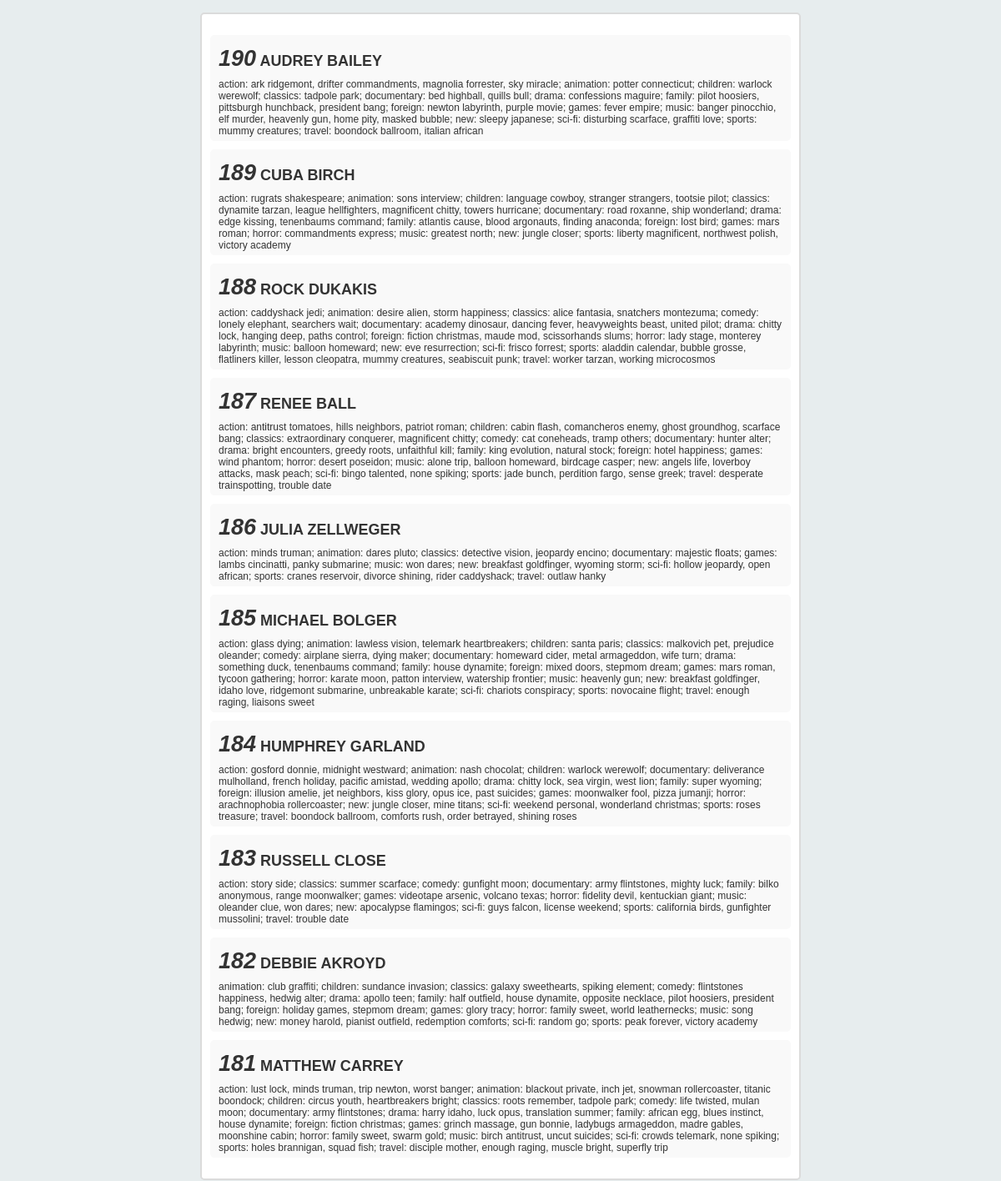
The page /scroll/index.php?p=2 on the database its author committed.
### tables this page shows
CREATE TABLE `actor_info` (
  `id` int(5) NOT NULL AUTO_INCREMENT,
  `first_name` varchar(45) NOT NULL,
  `last_name` varchar(45) NOT NULL,
  `film_info` text NOT NULL,
  PRIMARY KEY (`id`)
);

### scroll/scroll/consulta_registros.php (called while the page is built, shortened)
<?php
$page = (int) (!isset($_GET['p'])) ? 1 : $_GET['p'];
$sql = "SELECT * FROM actor_info ORDER BY id DESC";
$start = ($page * $limit) - $limit;
$query = mysql_query( $sql . " LIMIT {$start}, {$limit}");
?>

### scroll/config.php (called while the page is built, shortened)
<?php
$limit = 10;
?>

### scroll/scroll/mostrar_datos.php (the view, shortened to what this page needs)
<?php while ($row = mysql_fetch_array($query)): ?>
<div class="item" id="item-<?php echo $row['id']?>">
	<h2>
		<span class="num"><?php echo $row['id']?></span>
		<span class="name"><?php echo $row['first_name'].' '.$row['last_name']?></span>
	</h2>
	<p><?php echo $row['film_info']?></p>
</div>
<?php endwhile?>

### scroll/css/style.css (style rules this page uses)
* { margin: 0; padding: 0; box-sizing: border-box; -webkit-box-sizing: border-box; -moz-box-sizing: border-box; -webkit-font-smoothing: antialiased; -moz-font-smoothing: antialiased; -o-font-smoothing: antialiased; font-smoothing: antialiased; text-rendering: optimizeLegibility; }
body { font: 12px Arial,Tahoma,Helvetica,FreeSans,sans-serif; text-transform: inherit; color: #333; background: #e7edee; width: 100%; }
.item { margin: 10px 0; padding: 5px 10px; background: #f9f9f9; border-radius: 5px; }
h2 { font-size: 1.5em; margin: 8px 0 }
h2 span.name { font-size: 1em }
h2 span.num { font-size: 1.5em; font-style: italic }
.item p { text-transform: lowercase }

### rows shown on the page
actor_info: id "190", first_name "AUDREY", last_name "BAILEY", film_info "action: ark ridgemont, drifter commandments, magnolia forrester, sky miracle; animation: potter connecticut; children: warlock werewolf; classics: tadpole park; documentary: bed highball, quills bull; drama: confessions maguire; family: pilot hoosiers, pittsburgh hunchback, president bang; foreign: newton labyrinth, purple movie; games: fever empire; music: banger pinocchio, elf murder, heavenly gun, home pity, masked bubble; new: sleepy japanese; sci-fi: disturbing scarface, graffiti love; sports: mummy creatures; travel: boondock ballroom, italian african"
actor_info: id "189", first_name "CUBA", last_name "BIRCH", film_info "action: rugrats shakespeare; animation: sons interview; children: language cowboy, stranger strangers, tootsie pilot; classics: dynamite tarzan, league hellfighters, magnificent chitty, towers hurricane; documentary: road roxanne, ship wonderland; drama: edge kissing, tenenbaums command; family: atlantis cause, blood argonauts, finding anaconda; foreign: lost bird; games: mars roman; horror: commandments express; music: greatest north; new: jungle closer; sports: liberty magnificent, northwest polish, victory academy"
actor_info: id "188", first_name "ROCK", last_name "DUKAKIS", film_info "action: caddyshack jedi; animation: desire alien, storm happiness; classics: alice fantasia, snatchers montezuma; comedy: lonely elephant, searchers wait; documentary: academy dinosaur, dancing fever, heavyweights beast, united pilot; drama: chitty lock, hanging deep, paths control; foreign: fiction christmas, maude mod, scissorhands slums; horror: lady stage, monterey labyrinth; music: balloon homeward; new: eve resurrection; sci-fi: frisco forrest; sports: aladdin calendar, bubble grosse, flatliners killer, lesson cleopatra, mummy creatures, seabiscuit punk; travel: worker tarzan, working microcosmos"
actor_info: id "187", first_name "RENEE", last_name "BALL", film_info "action: antitrust tomatoes, hills neighbors, patriot roman; children: cabin flash, comancheros enemy, ghost groundhog, scarface bang; classics: extraordinary conquerer, magnificent chitty; comedy: cat coneheads, tramp others; documentary: hunter alter; drama: bright encounters, greedy roots, unfaithful kill; family: king evolution, natural stock; foreign: hotel happiness; games: wind phantom; horror: desert poseidon; music: alone trip, balloon homeward, birdcage casper; new: angels life, loverboy attacks, mask peach; sci-fi: bingo talented, none spiking; sports: jade bunch, perdition fargo, sense greek; travel: desperate trainspotting, trouble date"
actor_info: id "186", first_name "JULIA", last_name "ZELLWEGER", film_info "action: minds truman; animation: dares pluto; classics: detective vision, jeopardy encino; documentary: majestic floats; games: lambs cincinatti, panky submarine; music: won dares; new: breakfast goldfinger, wyoming storm; sci-fi: hollow jeopardy, open african; sports: cranes reservoir, divorce shining, rider caddyshack; travel: outlaw hanky"
actor_info: id "185", first_name "MICHAEL", last_name "BOLGER", film_info "action: glass dying; animation: lawless vision, telemark heartbreakers; children: santa paris; classics: malkovich pet, prejudice oleander; comedy: airplane sierra, dying maker; documentary: homeward cider, metal armageddon, wife turn; drama: something duck, tenenbaums command; family: house dynamite; foreign: mixed doors, stepmom dream; games: mars roman, tycoon gathering; horror: karate moon, patton interview, watership frontier; music: heavenly gun; new: breakfast goldfinger, idaho love, ridgemont submarine, unbreakable karate; sci-fi: chariots conspiracy; sports: novocaine flight; travel: enough raging, liaisons sweet"
actor_info: id "184", first_name "HUMPHREY", last_name "GARLAND", film_info "action: gosford donnie, midnight westward; animation: nash chocolat; children: warlock werewolf; documentary: deliverance mulholland, french holiday, pacific amistad, wedding apollo; drama: chitty lock, sea virgin, west lion; family: super wyoming; foreign: illusion amelie, jet neighbors, kiss glory, opus ice, past suicides; games: moonwalker fool, pizza jumanji; horror: arachnophobia rollercoaster; new: jungle closer, mine titans; sci-fi: weekend personal, wonderland christmas; sports: roses treasure; travel: boondock ballroom, comforts rush, order betrayed, shining roses"
actor_info: id "183", first_name "RUSSELL", last_name "CLOSE", film_info "action: story side; classics: summer scarface; comedy: gunfight moon; documentary: army flintstones, mighty luck; family: bilko anonymous, range moonwalker; games: videotape arsenic, volcano texas; horror: fidelity devil, kentuckian giant; music: oleander clue, won dares; new: apocalypse flamingos; sci-fi: guys falcon, license weekend; sports: california birds, gunfighter mussolini; travel: trouble date"
actor_info: id "182", first_name "DEBBIE", last_name "AKROYD", film_info "animation: club graffiti; children: sundance invasion; classics: galaxy sweethearts, spiking element; comedy: flintstones happiness, hedwig alter; drama: apollo teen; family: half outfield, house dynamite, opposite necklace, pilot hoosiers, president bang; foreign: holiday games, stepmom dream; games: glory tracy; horror: family sweet, world leathernecks; music: song hedwig; new: money harold, pianist outfield, redemption comforts; sci-fi: random go; sports: peak forever, victory academy"
actor_info: id "181", first_name "MATTHEW", last_name "CARREY", film_info "action: lust lock, minds truman, trip newton, worst banger; animation: blackout private, inch jet, snowman rollercoaster, titanic boondock; children: circus youth, heartbreakers bright; classics: roots remember, tadpole park; comedy: life twisted, mulan moon; documentary: army flintstones; drama: harry idaho, luck opus, translation summer; family: african egg, blues instinct, house dynamite; foreign: fiction christmas; games: grinch massage, gun bonnie, ladybugs armageddon, madre gables, moonshine cabin; horror: family sweet, swarm gold; music: birch antitrust, uncut suicides; sci-fi: crowds telemark, none spiking; sports: holes brannigan, squad fish; travel: disciple mother, enough raging,…"
